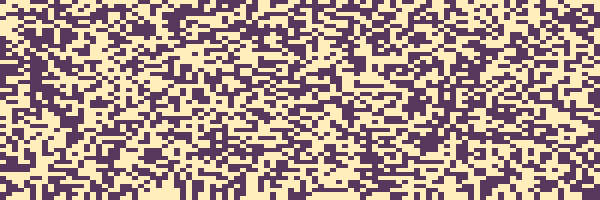
Frame 1 (no input)
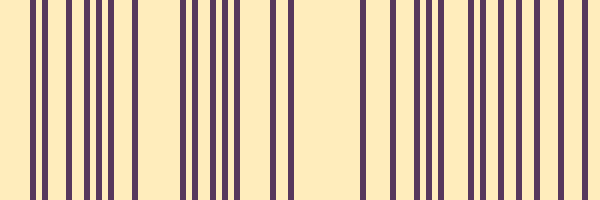
Frame 60 (the mouse pressed at the canvas centre just before this capture)
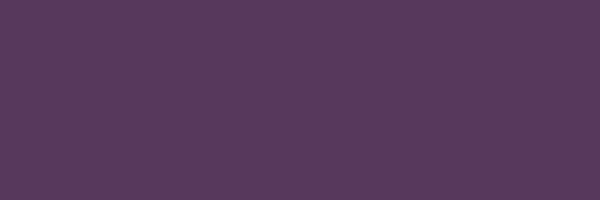
Frame 120 (the mouse held since frame 60 and released just before this capture)

The Processing sketch that drew these frames (run headless with seeded random() and noise(); from frame 60 on, the mouse is pressed at the canvas centre):

// Processing sketch: processing_181139
// ── processing_181139.pde

boolean[][] cells = new boolean[50][100];
boolean[] roolset = new boolean[8];

void setup() {
  size(600, 200);
  frameRate (30);
  noSmooth();
  setRandomCells();
  setRuleset();
  background(255);
}

void draw() {
   background(#57385c);

  updateCA();
  showCA();
}

void showCA() {
  noStroke();
  float stepsX = width / (float) cells[0].length;
  float stepsY = height / (float) cells.length;
  int i = 0;
  while (i < cells.length) {
    float y = stepsY * i;
    int j = 0;
    while (j < cells[i].length) {
      float x = stepsX * j;
      if (cells[i][j] == true) {
        fill(#57385c);
      } 
      else {
        fill(#ffedbc);
      }

      rect(x, y, stepsX, stepsY);
      j = j + 1;
    }
    i = i + 1;
  }
}

void updateCA() {
  int i = 0;
  while (i < cells.length - 1) {
    arrayCopy(cells[i + 1], cells[i]);
    i = i + 1;
  }
  newGeneration();
}

void newGeneration() {
  int i = cells.length-1;
  int j = 0;

  boolean c1;
  boolean c2;
  boolean c3; 
  while (j < cells[i].length) {

    if (j == 0) {
      c1 = cells[i][cells[i].length - 1];
    } 
    else {
      c1 = cells[i][j - 1];
    }
    c2 = cells[i][j];

    if ( j == cells[i].length - 1) {
      c3 = cells[i][0];
    } 
    else {
      c3 = cells[i][j + 1];
    }

    if (c1 && c2 && c3) {
      cells[i][j] = roolset[0];
    } 
    else if (c1 && !c2 && c3) {
      cells[i][j] = roolset[1];
    } 
    else if (c1 && c2 && !c3) {
      cells[i][j] = roolset[2];
    } 
    else if (c1 && !c2 && !c3) {
      cells[i][j] = roolset[3];
    } 
    else if (!c1 && c2 && c3) {
      cells[i][j] = roolset[4];
    } 
    else if (!c1 && !c2 && c3) {
      cells[i][j] = roolset[5];
    } 
    else if (!c1 && c2 && !c3) {
      cells[i][j] = roolset[6];
    } 
    else {
      cells[i][j] = roolset[7];
    }
    j = j + 1;
  }
}

void setRuleset() {
  int i = 0;
  while (i < roolset.length) {
    roolset[i] = bRandom();
    i = i + 1;
  }
}

void setRandomCells() {
  int i = 0;
  while (i < cells.length) {
    setRandomCellRow(i);
    i = i + 1;
  }
}

void setRandomCellRow(int row) {
  int j = 0;
  while (j < cells[row].length) {
    cells[row][j] = bRandom();
    j = j + 1;
  }
}

boolean bRandom() {
  float dice = random(0, 100);
  if (dice < 50) {
    return true;
  } 
  else {
    return false;
  }
}

void mousePressed() {
  setRandomCellRow(cells.length - 1);
  setRuleset();
}
